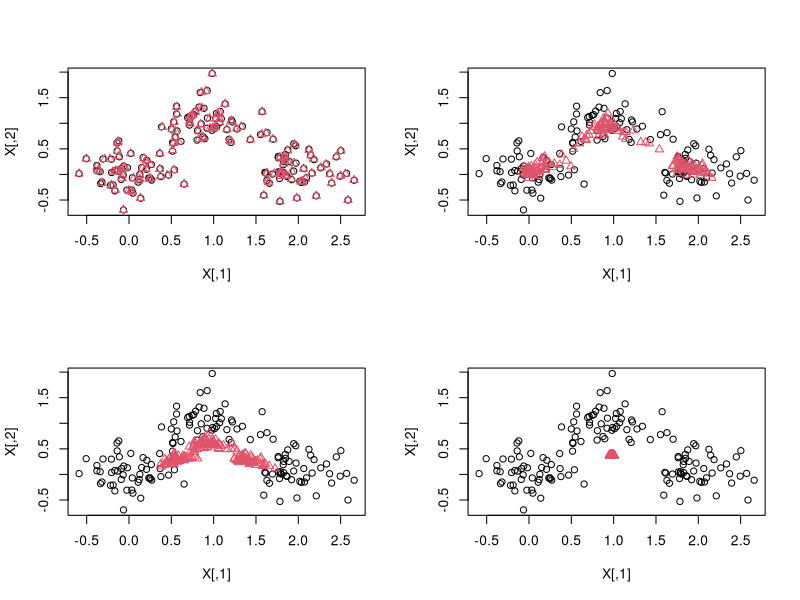
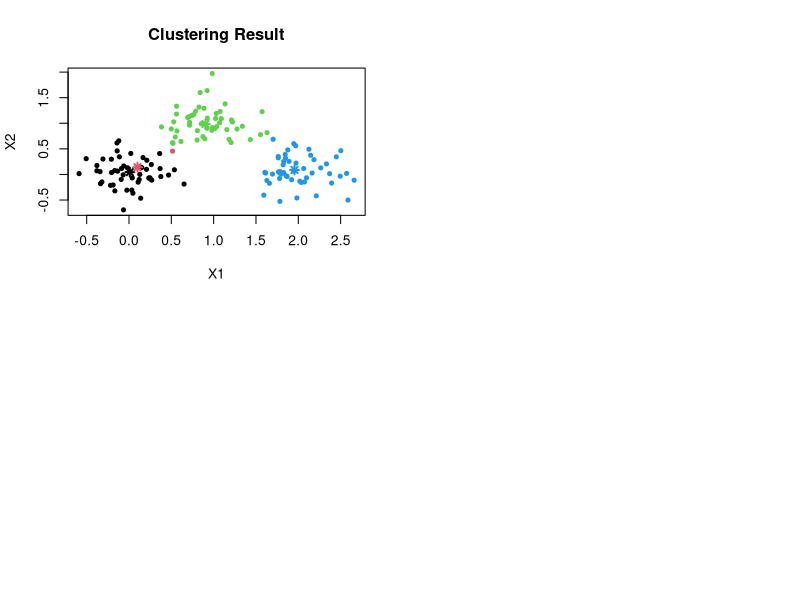
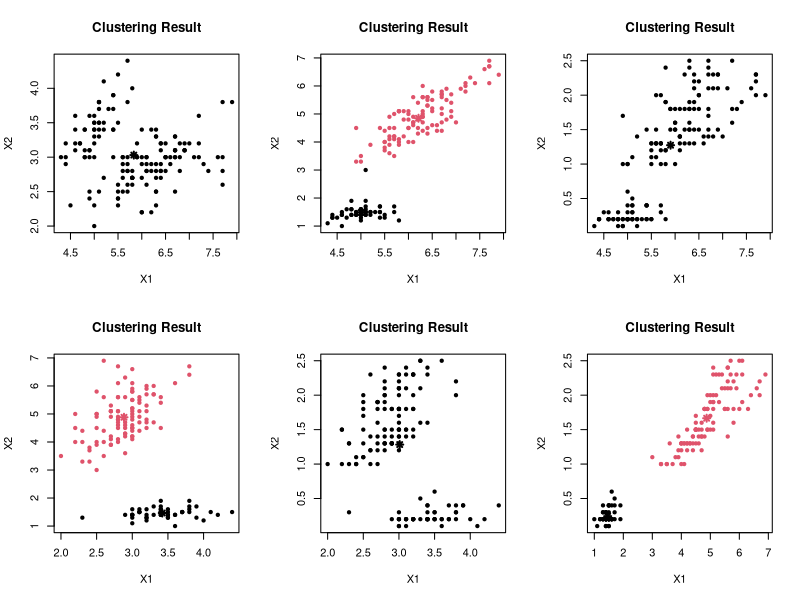

Reproduce these figures in R, in order.

# Part I
dist <- function (x,y){ # sum of | x_i - y_i | from 1 to d
  sum <- 0 #Initial sum
  for(i in 1: length(x)){
    sum <- sum + abs(x[i] - y[i]) # loop from 1 to dimension d 
  }
  return (sum)
  #return the distance
}


dist_mat <- function(X , y){ #distance matrix of X_row and vector y
  n = nrow(X)
  v = numeric(n)
  for (i in 1: n){
    v[i] = dist(X[i, ], y)
  }
  
  return (v) # v = {dist(X_1:, y),dist(X_2:, y),...,dist(X_n:, y)}.
}



dist_mat_fast <- function(X, y){ #distance matrix of X_row and vector y
  y_matrix <- matrix(y, nrow = nrow(X), ncol = length(y), byrow = T)
  diff_matrix <- abs(X - y_matrix)
  v <- rowSums(diff_matrix)
  
  return (v) # v = {dist(X_1:, y),dist(X_2:, y),...,dist(X_n:, y)}.
}



# Part II
w_fun <- function(z, h){ # vector z and positive scalar h
  
  w <- exp(-(z^2)/ (h^2))
  
  return (w) # w_i = exp(−(z_i)^2 /h_2), for i = 1,...,n.
}

w_mean <- function(y, X, h){
  n <- nrow(X) #number of row of matrix X
  z <- dist_mat(X, y) # distance matrix of X_row and vector y
  w <- w_fun(z, h) # w_fun function
  
  sum_wX <- 0
  for(i in 1: n){
    sum_wX <- sum_wX + (w[i] * X[i, ]) 
  }
  sum_w <- sum(w)
  y1 <- sum_wX / sum_w
  
  return (y1) # y1 = sum of (w_i * X_i) / (w_l) for i = 1,..,n  and l = 1,...,n
}             # where w_i = exp( -dist(y, X_i)^2 / h^2 )


w_mean_vett <- function(Y, X ,h){
  Y1_matrix <- matrix(0, nrow = nrow(Y), ncol = ncol(Y))
  
  for (i in 1:nrow(Y)){
    Y1_matrix[i, ] <- w_mean(Y[i, ], X, h)
  }
  
  return(Y1_matrix)  # Y1_i = w_mean(Y_i, X, h) 
}                    # where i = 1,...,n  Y is n x d matrix


# Part III

#Algorithm that will shift the rows of X
phase_1 <- function(X, h, maxit, delta){
  X1 <- X # Set matrix X to be X1
  n = nrow(X) #number of row of matrix X
  
  for (i in 1: maxit){
    X1_old = X1 #Set X1 to be X1_old
    X1 <- w_mean_vett(X1_old, X1_old, h) #Shifted X1
    row_distance <- numeric (n) 
    
    for (j in 1:n){
      row_distance <- dist(X1[j, ], X1_old[j, ]) #distance between shifted X1 and X1_old
    } # data point have reached the max number of iterations
    if(all(row_distance < delta) ){
      break
    } # data point shifted until the shifted data point have converged
  } 
  return(X1) # returning the shifted data points of X1.
} 


#Phase 2
#Shifted data points are merged into few clusters
#The corresponding original data points are attributed to the corresponding cluster
phase_2 <- function(Xt, eps){
  n <- nrow(Xt) #number of row of matrix Xt
  C <- list () #initialize C as the empty set
  cl <- numeric(n)
  
  for(i in 1: n){
    if (length(C) > 0){
      for( j in 1: length(C)){
        if( dist( Xt[i], C[[j]] ) < eps ){  # if distance of X_i and C_j is less then eps 
          cl[i] <- j # assume X_i belongs to the j-th cluster
          break
        }
      }
    }
    if (cl[i] == 0){ 
      C[[length(C) + 1]] <- Xt[i, ] # #add Xt_i to C
      cl[i] <- length(C) #set cl_i to the number of elements of C
    }
  }
  return(list(C = C, cl = cl)) #Return the list
}



# Function that used to plot the data using a scatter plot
plot_clustering <- function(X, C, cl){
  if (length(C) > 0) {
    # Convert list of cluster centers to a matrix 
    C_matrix <- matrix(0, nrow = length(C), ncol = length(C[[1]])) 
   
     for( i in 1:length(C) ){
      C_matrix[i, ] <- C[[i]]
    }
    
    plot(X, col = cl, pch = 20, xlab = "X1", ylab = "X2", main = "Clustering Result")
    points(C_matrix, col = 1:length(C), pch = 8, cex = 1, lwd = 2)
    } 
  else {
    plot(X, col = cl, pch = 20, xlab = "X1", ylab = "X2", main = "Clustering Result")
  }
  
}

#Test to ensure the function work on matrix and vector
set.seed(416)
X <- matrix(rnorm(10*3), 10, 3)
y <- rnorm(3)
dist_mat(X, y) #distance of matrix X and vector y
dist_mat_fast(X, y) #distance of matrix X and vector y


#Code to generate some simulated data
set.seed(123)
n <- 150
X <- rbind(
  cbind(rnorm(n / 3, mean = 0, sd = 0.3), rnorm(n / 3, mean = 0, sd = 0.3)),
  cbind(rnorm(n / 3, mean = 1, sd = 0.3), rnorm(n / 3, mean = 1, sd = 0.3)),
  cbind(rnorm(n / 3, mean = 2, sd = 0.3), rnorm(n / 3, mean = 0, sd = 0.3))
)


#Testing function using the following code
#Should produce 4 plots, showing the effect of h
par(mfrow = c(2, 2)) 
kk <- 1
for(ii in c(0.1, 1, 2, 10)){
  plot(X)
  mns <- w_mean_vett(Y = X, X = X, h = ii)
  points(mns, col = 2, pch = 2)
}


#Perform the clustering point and plot the result
Xt <- phase_1(X = X, h = 0.5, maxit = 300, delta = 1e-3)
clustering <- phase_2(Xt = Xt, eps = 1e-2)
plot_clustering(X = X, C = clustering$C, cl = clustering$cl)


# Part IV
data("iris") #Load the iris data set
variables <- colnames(iris)[1:4] #First four variables
iris_pairs <- list()


#Create a list of 6 new data sets from the iris data set.
index <- 1 
for (i in 1:(length(variables) - 1)) {
  for (j in (i + 1):length(variables)) {
    iris_pairs[[index]] <- iris[ , c(variables[i], variables[j])]
    index <- index + 1
  }  #Picking every pairs of variables from first four variables
}


#Visualize the assignments obtained from the clustering algorithm
par(mfrow = c(2,3)) 
for(i in 1: length(iris_pairs)){
  current_data <- as.matrix(iris_pairs[[i]]) #convert a list to a matrix
  
  Xt <- phase_1(X = current_data, h = 1, maxit = 300, delta = 1e-3)
  clustering <- phase_2(Xt = Xt, eps = 1e-2)
  plot_clustering(X = current_data, C = clustering$C, cl = clustering$cl)
  #Plot the results
}
